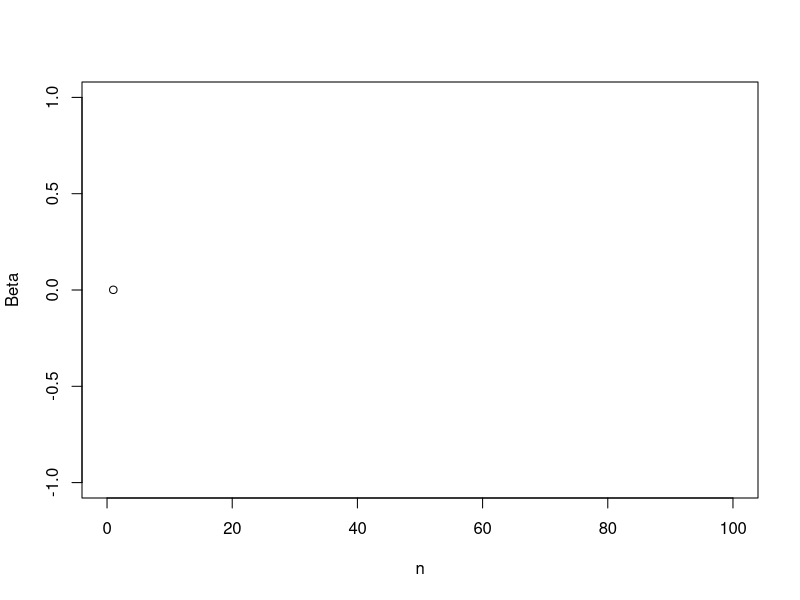
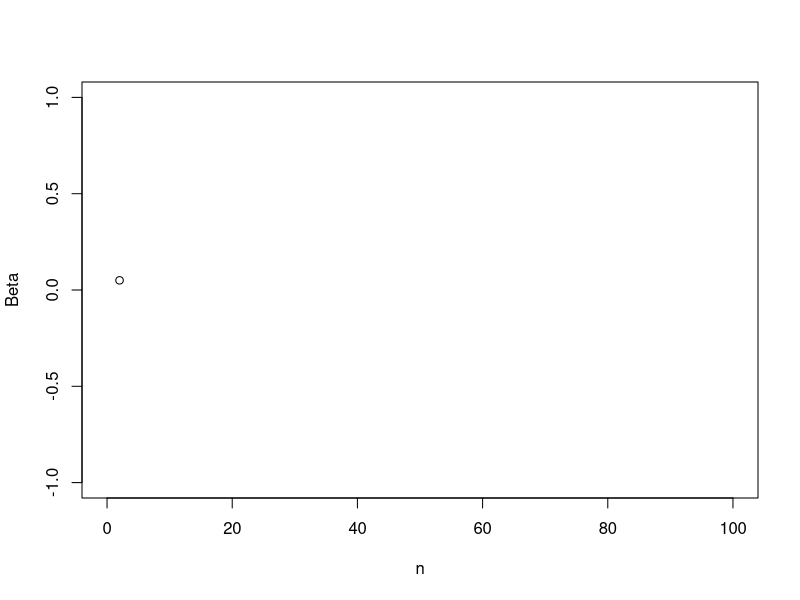
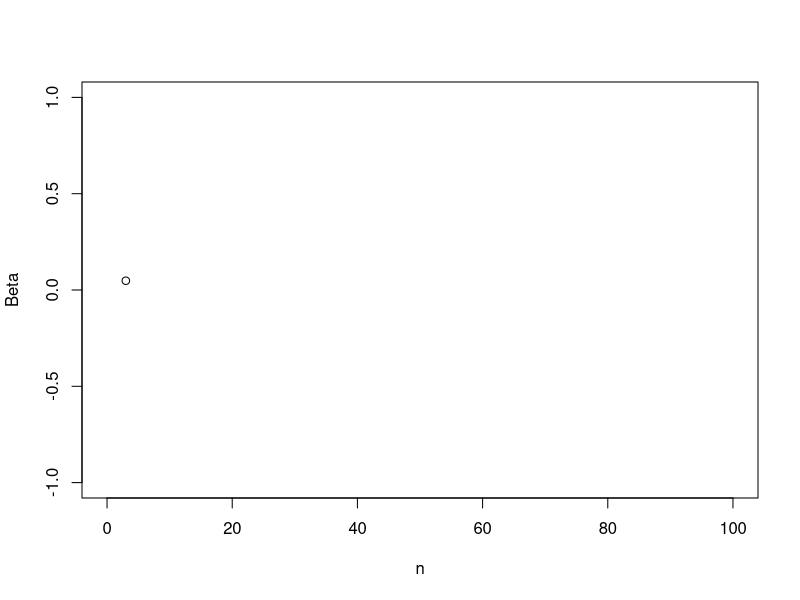
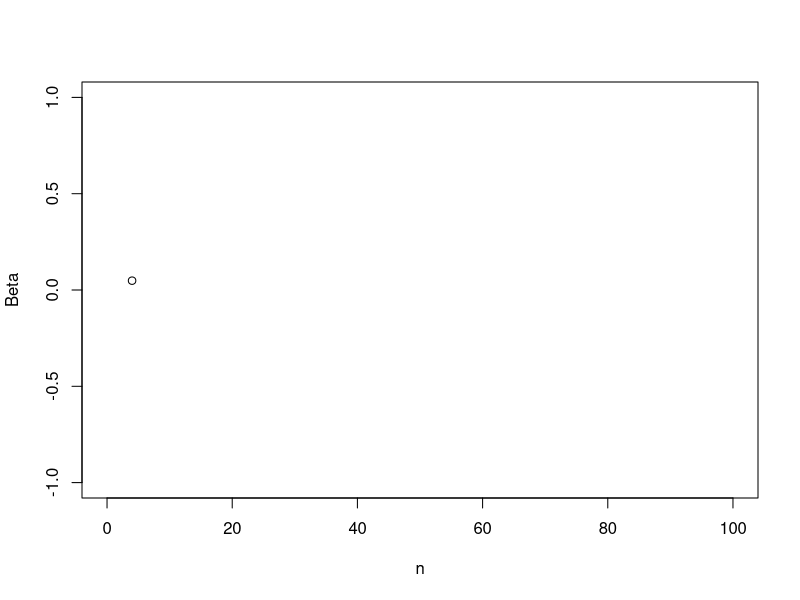
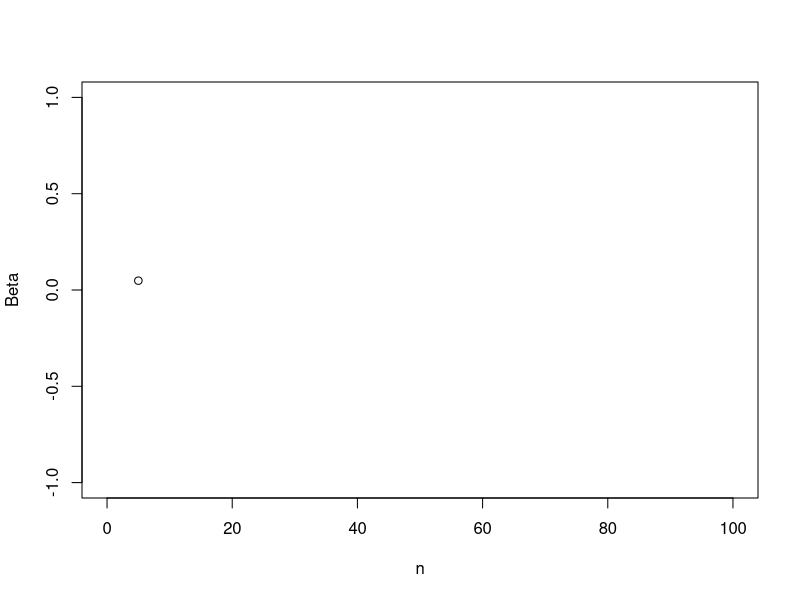
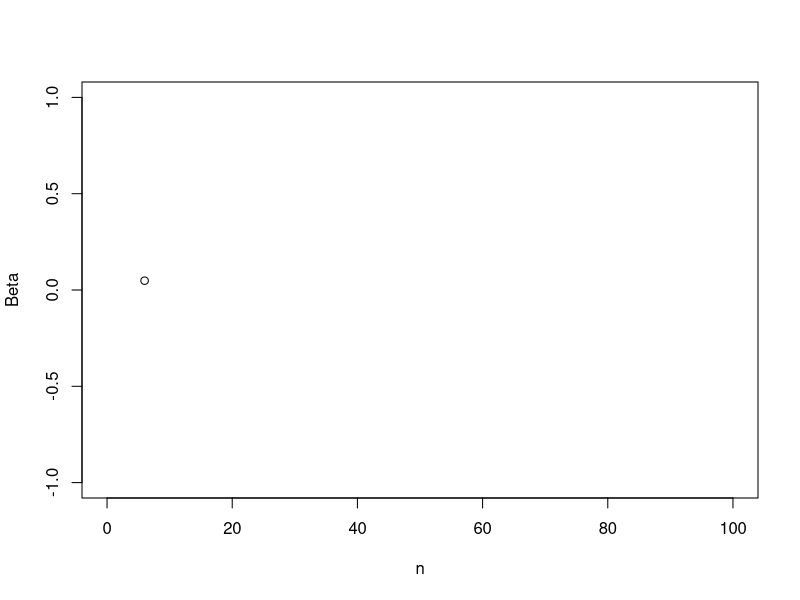
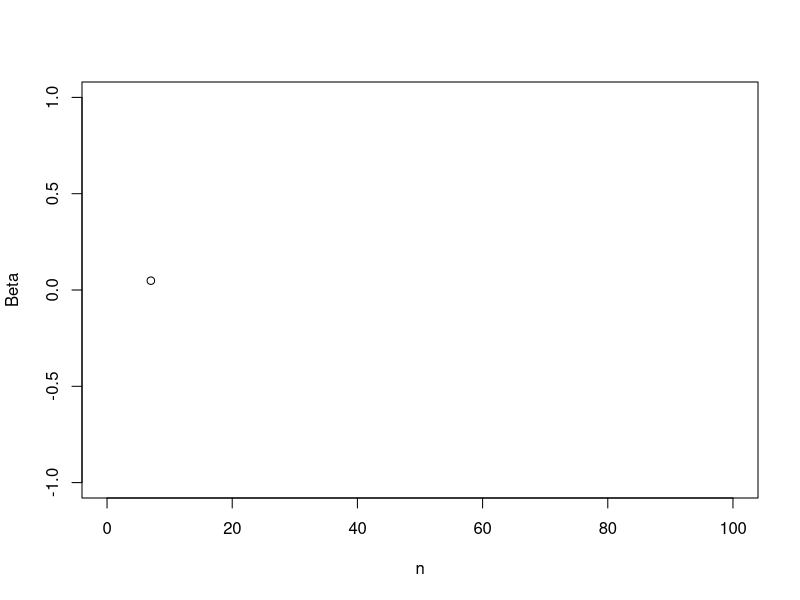
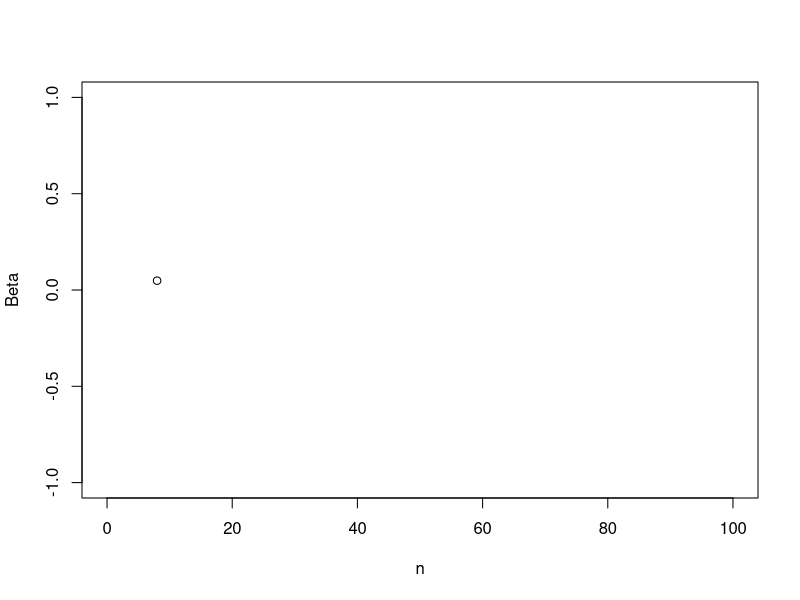

Source code (R) for these figures, in order: (Note: this script raises an error after producing the figures.)
Production=matrix(c(400,350,250), byrow=TRUE)
Attraction=c(300,200,500)
Cij=matrix(c(5, 10, 18, 13, 5, 15, 20, 16, 6), nrow=3, ncol=3, byrow=TRUE)
Tij=matrix(c(148,79,173,99,82,169,53,39,158), nrow=3, ncol=3, byrow=TRUE)



##################Deterrence Function###########################
deterrence_function <- function(Cij, Beta){
  New_Cij=matrix(0,nrow(Cij),ncol(Cij))
  for (i in 1:length(Cij)){
    New_Cij[i]=exp(-(Beta)*Cij[i])
  }
  return(New_Cij)
}
####################END##########################################

##################Balancing Function###########################
Balancing<-function(Production, Attraction, Cij, Beta){
  
  Tolerance=0.01
  
  #Iteration 0
  Iter=deterrence_function(Cij,Beta)
  SumP=matrix(rowSums(Iter),byrow=TRUE)
  SumA=colSums(Iter)
  ai=Attraction/SumA
  bj=matrix(Production/SumP, byrow=TRUE)
  Ai=matrix(1,nrow(Iter),ncol=1,byrow=TRUE)
  Bj=matrix(1,nrow=1,ncol(Iter),byrow=TRUE)
  
  #Generate Bj
  Sum_Bj=matrix(0,nrow=1,ncol(Iter),byrow=TRUE)
  for (j in 1:nrow(Iter)){
    for (i in 1:nrow(Iter)){
      Sum_Bj[j]=sum(Ai[i]*Production[i]*Iter[i,j])+Sum_Bj[j]
    }
  }
  Bj=1/Sum_Bj
  
  #Generate Ai
  Sum_Ai=matrix(1,nrow(Iter),ncol=1,byrow=TRUE)
  Ai=1/Sum_Ai 
  
  #Loop
  z=3
  repeat{
    
    #Odds Iteration(1,3,5,...)
    
    if(z%%2==1){
      for(i in 1:nrow(Iter)){
        for(j in 1:ncol(Iter)){
          Iter[i,j]=Iter[i,j]*ai[j]
        }
      }
      SumP=matrix(rowSums(Iter),byrow=TRUE)
      SumA=colSums(Iter)
      ai=Attraction/SumA
      bj=matrix(Production/SumP, byrow=TRUE)
      
      #Generate Ai
      Sum_Ai=matrix(0,nrow(Iter),ncol=1,byrow=TRUE)
      for (i in 1:nrow(Iter)){
        for (j in 1:nrow(Iter)){
          Sum_Ai[i]=sum(Bj[j]*Attraction[j]*Iter[i,j])+Sum_Ai[i]
        }
      } 
      Ai=1/Sum_Ai
      
      #Generate Bj
      Sum_Bj=matrix(0,nrow=1,ncol(Iter),byrow=TRUE)
      for (j in 1:nrow(Iter)){
        for (i in 1:nrow(Iter)){
          Sum_Bj[j]=sum(Ai[i]*Production[i]*Iter[i,j])+Sum_Bj[j]
        }
      }
      Bj=1/Sum_Bj     
    }
    #Even Iteration(2,4,6...)
    else{
      for (i in 1:nrow(Iter)){
        for(j in 1:ncol(Iter)){
          Iter[i,j]=Iter[i,j]*bj[i]
        }
      }
      SumP=matrix(rowSums(Iter),byrow=TRUE)
      SumA=colSums(Iter)
      ai=Attraction/SumA
      bj=matrix(Production/SumP, byrow=TRUE)
      
      #Generate Bj
      i=1
      j=1
      Sum_Bj=matrix(0,nrow=1,ncol(Iter),byrow=TRUE)
      for (j in 1:nrow(Iter)){
        for (i in 1:nrow(Iter)){
          Sum_Bj[j]=sum(Ai[i]*Production[i]*Iter[i,j])+Sum_Bj[j]
        }
      }
      Bj=1/Sum_Bj
      
      #Generate Ai
      Sum_Ai=matrix(0,nrow(Iter),ncol=1,byrow=TRUE)
      for (i in 1:nrow(Iter)){
        for (j in 1:nrow(Iter)){
          Sum_Ai[i]=sum(Bj[j]*Attraction[j]*Iter[i,j])+Sum_Ai[i]
        }
      } 
      Ai=1/Sum_Ai   
      
    }
    
    #Generate Tolerance Check
    max_ai=abs(max(ai)-1)
    max_bj=abs(max(bj)-1)
    Max_T=max(max_ai,max_bj)
    
    #Tolerance Check
    if(Max_T<Tolerance){
      break
    }
    z=z+1
  }
  Results<-list("Iter"=Iter,"Ai"=Ai,"Bj"=Bj)
  return(Results)
}
####################END##########################################

################Hyman's Function######################################
Hyman<-function(Production, Attraction, Cij, Tij){
  Total_Cost=sum(Cij*Tij)
  Max_Iter=1000
  Tol=0.05
  Beta_Cost_Matrix=matrix(0,nrow=1,ncol=2,byrow=TRUE)
  
  #Iteration 1
  m=1
  z=1
  Beta=1.5/Total_Cost
  Balance<-Balancing(Production, Attraction, Cij, Beta)
  OD1 <-Balance$Iter
  A1 <- Balance$Ai
  B1 <- Balance$Bj
  New_Cost1=sum(OD1*Cij)
  Beta_Cost_Matrix=rbind(Beta_Cost_Matrix, c(Beta,New_Cost1) )
  Cost_Check=(abs(New_Cost1-Total_Cost))/Total_Cost
  if(Cost_Check<Tol){
    break
  }
  
  #Iteration 2
  m=2
  z=2
  Beta=(New_Cost1*Beta)/Total_Cost
  Balance<-Balancing(Production, Attraction, Cij, Beta)
  OD2 <-Balance$Iter
  A2 <- Balance$Ai
  B2 <- Balance$Bj 
  New_Cost2=sum(OD2*Cij)
  Beta_Cost_Matrix=rbind(Beta_Cost_Matrix, c(Beta,New_Cost2))
  Cost_Check=(abs(New_Cost2-Total_Cost))/Total_Cost
  if(Cost_Check<Tol){
    break
  }
  
  #m Iteration
  m=3
  z=3
  repeat{
    Beta=(((Total_Cost-Beta_Cost_Matrix[m-1,2])*Beta_Cost_Matrix[m,1])-((Total_Cost-Beta_Cost_Matrix[m,2])*Beta_Cost_Matrix[m-1,1]))/(Beta_Cost_Matrix[m,2]-Beta_Cost_Matrix[m-1,2])
    Balance<-Balancing(Production, Attraction, Cij, Beta)
    OD <-Balance$Iter
    A <- Balance$Ai
    B <- Balance$Bj 
    New_Cost=sum(OD*Cij)
    Beta_Cost_Matrix=rbind(Beta_Cost_Matrix, c(Beta,New_Cost))
    Cost_Check=(abs(New_Cost-Total_Cost))/Total_Cost
    if((Cost_Check<Tol)|z>Max_Iter){
      break
    }
    Beta_Cost_Matrix=Beta_Cost_Matrix[-1,]
    
    plot(z,Beta,xlim=c(0,Max_Iter),ylim=c(-1,1))
    Sys.sleep(0.1)
    z=z+1
  }
  Results<-list("Beta"=Beta, "OD"=OD,"A"=A,"B"=B)
  return(Results)
}
####################END##########################################

################Fernandez calibration######################################

Fernandez_Calibration <- function(Production, Attraction, Cij, Tij){
  Yij=matrix(0,nrow(Tij),ncol(Tij))
  for (j in 1:nrow(Yij)){
    for (i in 1:nrow(Yij)){
      Yij[i,j]=log(Tij[i,j])-log(Production[i])-log(Attraction[j])
    }
  } 
  
  Sij=1/Cij
  
  Max_Iter=100
  
  #Step 1
  Beta=0.5
  ro=0.5
  n=1
  
  repeat{
  Beta0=Beta
  ro0=ro
  
  #Step 2
  Balance<-Balancing(Production, Attraction, Cij, Beta)
  OD0 <-Balance$Iter
  A0 <- Balance$Ai
  B0 <- Balance$Bj
  
  
  #Step 3
  Yij0=matrix(0,nrow(Tij),ncol(Tij))
  for (j in 1:nrow(Yij)){
    for (i in 1:nrow(Yij)){
      Yij0[i,j]=Yij[i,j]-log(A0[i])-log(B0[j])
    }
  }   
  
  #Step 4
  r_Yij0=do.call(rbind,lapply(Yij0, unlist))
  r_Cij=do.call(rbind,lapply(Cij, unlist))
  r_Sij=do.call(rbind,lapply(Sij, unlist))
  
  reg <- lm(r_Yij0 ~ r_Cij + log(r_Sij))
  theta0 = summary(reg)$coefficients[1]
  Beta = -1*(summary(reg)$coefficients[2])
  ro = summary(reg)$coefficients[3]
  
  #Step 5
  
  if(Beta0-Beta<0.00000001 && ro0-ro<0.00000001){
    break
  }
  
  plot(n,Beta,xlim=c(0,Max_Iter),ylim=c(-1,1))
  Sys.sleep(0.1)
  n=n+1
  
  }
  Results<-list("Beta"=Beta, "OD"=OD0, "A"=A0,"B"=B0, "ro"=ro)
  return(Results) 
}
 

####################END##########################################

Fernandez_Calibrated_Beta<-Fernandez_Calibration(Production, Attraction, Cij, Tij)
Fernandez_New_Beta=Calibrated_Beta$Beta
Fernandez_New_Beta
Fernandez_New_ro=Calibrated_Beta$ro
Fernandez_New_ro
New_Ai=Calibrated_Beta$A
New_Ai
New_Bj=Calibrated_Beta$B
New_Bj
